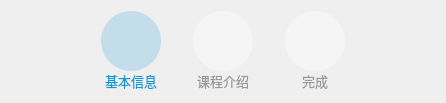
          <widget class="QFrame" name="frame">
           <property name="minimumSize">
            <size>
             <width>0</width>
             <height>100</height>
            </size>
           </property>
           <property name="styleSheet">
            <string notr="true">QFrame {
	border-bottom: 1px solid #E8ECEC;
	border-radius: 0px;
}</string>
           </property>
           <property name="frameShape">
            <enum>QFrame::StyledPanel</enum>
           </property>
           <property name="frameShadow">
            <enum>QFrame::Raised</enum>
           </property>
           <layout class="QGridLayout" name="gridLayout_8">
            <item row="0" column="1">
             <widget class="QFrame" name="frame_3">
              <property name="minimumSize">
               <size>
                <width>80</width>
                <height>80</height>
               </size>
              </property>
              <property name="maximumSize">
               <size>
                <width>80</width>
                <height>80</height>
               </size>
              </property>
              <property name="styleSheet">
               <string notr="true">QFrame {
	border: none;
}</string>
              </property>
              <property name="frameShape">
               <enum>QFrame::StyledPanel</enum>
              </property>
              <property name="frameShadow">
               <enum>QFrame::Raised</enum>
              </property>
              <layout class="QGridLayout" name="gridLayout_5">
               <property name="leftMargin">
                <number>0</number>
               </property>
               <property name="topMargin">
                <number>0</number>
               </property>
               <property name="rightMargin">
                <number>0</number>
               </property>
               <property name="bottomMargin">
                <number>0</number>
               </property>
               <property name="spacing">
                <number>0</number>
               </property>
               <item row="0" column="0">
                <widget class="QFrame" name="basic_logo_frame">
                 <property name="minimumSize">
                  <size>
                   <width>60</width>
                   <height>60</height>
                  </size>
                 </property>
                 <property name="maximumSize">
                  <size>
                   <width>60</width>
                   <height>60</height>
                  </size>
                 </property>
                 <property name="styleSheet">
                  <string notr="true">QFrame {
	background: rgba(18, 150, 214, 50);
	border-radius: 30px;
	border: none;
}</string>
                 </property>
                 <property name="frameShape">
                  <enum>QFrame::StyledPanel</enum>
                 </property>
                 <property name="frameShadow">
                  <enum>QFrame::Raised</enum>
                 </property>
                 <layout class="QGridLayout" name="gridLayout_16">
                  <item row="0" column="0">
                   <widget class="QLabel" name="label_13">
                    <property name="minimumSize">
                     <size>
                      <width>25</width>
                      <height>25</height>
                     </size>
                    </property>
                    <property name="maximumSize">
                     <size>
                      <width>25</width>
                      <height>25</height>
                     </size>
                    </property>
                    <property name="styleSheet">
                     <string notr="true">background: none;
border: none;</string>
                    </property>
                    <property name="text">
                     <string/>
                    </property>
                    <property name="pixmap">
                     <pixmap resource="../../Status.qrc">:/pic/Resources/material/pic/basic.png</pixmap>
                    </property>
                    <property name="scaledContents">
                     <bool>true</bool>
                    </property>
                   </widget>
                  </item>
                 </layout>
                </widget>
               </item>
               <item row="1" column="0">
                <widget class="QLabel" name="label">
                 <property name="sizePolicy">
                  <sizepolicy hsizetype="Preferred" vsizetype="Fixed">
                   <horstretch>0</horstretch>
                   <verstretch>0</verstretch>
                  </sizepolicy>
                 </property>
                 <property name="font">
                  <font>
                   <family>微软雅黑</family>
                   <pointsize>10</pointsize>
                  </font>
                 </property>
                 <property name="styleSheet">
                  <string notr="true">color: #1296d6;</string>
                 </property>
                 <property name="text">
                  <string>基本信息</string>
                 </property>
                 <property name="alignment">
                  <set>Qt::AlignCenter</set>
                 </property>
                </widget>
               </item>
              </layout>
             </widget>
            </item>
            <item row="0" column="4">
             <widget class="Line" name="line_2">
              <property name="orientation">
               <enum>Qt::Horizontal</enum>
              </property>
             </widget>
            </item>
            <item row="0" column="2">
             <widget class="Line" name="line_1">
              <property name="styleSheet">
               <string notr="true">background: rgba(18, 150, 214, 50);</string>
              </property>
              <property name="orientation">
               <enum>Qt::Horizontal</enum>
              </property>
             </widget>
            </item>
            <item row="0" column="5">
             <widget class="QFrame" name="frame_6">
              <property name="minimumSize">
               <size>
                <width>80</width>
                <height>80</height>
               </size>
              </property>
              <property name="maximumSize">
               <size>
                <width>80</width>
                <height>80</height>
               </size>
              </property>
              <property name="styleSheet">
               <string notr="true">QFrame {
	border: none;
}</string>
              </property>
              <property name="frameShape">
               <enum>QFrame::StyledPanel</enum>
              </property>
              <property name="frameShadow">
               <enum>QFrame::Raised</enum>
              </property>
              <layout class="QGridLayout" name="gridLayout_7">
               <property name="leftMargin">
                <number>0</number>
               </property>
               <property name="topMargin">
                <number>0</number>
               </property>
               <property name="rightMargin">
                <number>0</number>
               </property>
               <property name="bottomMargin">
                <number>0</number>
               </property>
               <property name="spacing">
                <number>0</number>
               </property>
               <item row="1" column="0">
                <widget class="QLabel" name="finish_title">
                 <property name="sizePolicy">
                  <sizepolicy hsizetype="Preferred" vsizetype="Fixed">
                   <horstretch>0</horstretch>
                   <verstretch>0</verstretch>
                  </sizepolicy>
                 </property>
                 <property name="font">
                  <font>
                   <family>微软雅黑</family>
                   <pointsize>10</pointsize>
                  </font>
                 </property>
                 <property name="styleSheet">
                  <string notr="true">color: #999999;</string>
                 </property>
                 <property name="text">
                  <string>完成</string>
                 </property>
                 <property name="alignment">
                  <set>Qt::AlignCenter</set>
                 </property>
                </widget>
               </item>
               <item row="0" column="0">
                <widget class="QFrame" name="finish_logo_frame">
                 <property name="minimumSize">
                  <size>
                   <width>60</width>
                   <height>60</height>
                  </size>
                 </property>
                 <property name="maximumSize">
                  <size>
                   <width>60</width>
                   <height>60</height>
                  </size>
                 </property>
                 <property name="styleSheet">
                  <string notr="true">QFrame {
	background: #f5f5f5;
	border-radius: 30px;
	border: none;
}</string>
                 </property>
                 <property name="frameShape">
                  <enum>QFrame::StyledPanel</enum>
                 </property>
                 <property name="frameShadow">
                  <enum>QFrame::Raised</enum>
                 </property>
                 <layout class="QGridLayout" name="gridLayout_17">
                  <item row="0" column="0">
                   <widget class="QLabel" name="finish_pic">
                    <property name="minimumSize">
                     <size>
                      <width>25</width>
                      <height>25</height>
                     </size>
                    </property>
                    <property name="maximumSize">
                     <size>
                      <width>25</width>
                      <height>25</height>
                     </size>
                    </property>
                    <property name="styleSheet">
                     <string notr="true">background: none;
border: none;</string>
                    </property>
                    <property name="text">
                     <string/>
                    </property>
                    <property name="pixmap">
                     <pixmap resource="../../Status.qrc">:/pic/Resources/material/pic/complete.png</pixmap>
                    </property>
                    <property name="scaledContents">
                     <bool>true</bool>
                    </property>
                   </widget>
                  </item>
                 </layout>
                </widget>
               </item>
              </layout>
             </widget>
            </item>
            <item row="0" column="0">
             <spacer name="horizontalSpacer">
              <property name="orientation">
               <enum>Qt::Horizontal</enum>
              </property>
              <property name="sizeType">
               <enum>QSizePolicy::Fixed</enum>
              </property>
              <property name="sizeHint" stdset="0">
               <size>
                <width>80</width>
                <height>20</height>
               </size>
              </property>
             </spacer>
            </item>
            <item row="0" column="6">
             <spacer name="horizontalSpacer_2">
              <property name="orientation">
               <enum>Qt::Horizontal</enum>
              </property>
              <property name="sizeType">
               <enum>QSizePolicy::Fixed</enum>
              </property>
              <property name="sizeHint" stdset="0">
               <size>
                <width>80</width>
                <height>20</height>
               </size>
              </property>
             </spacer>
            </item>
            <item row="0" column="3">
             <widget class="QFrame" name="frame_4">
              <property name="minimumSize">
               <size>
                <width>80</width>
                <height>80</height>
               </size>
              </property>
              <property name="maximumSize">
               <size>
                <width>80</width>
                <height>80</height>
               </size>
              </property>
              <property name="styleSheet">
               <string notr="true">QFrame {
	border: none;
}</string>
              </property>
              <property name="frameShape">
               <enum>QFrame::StyledPanel</enum>
              </property>
              <property name="frameShadow">
               <enum>QFrame::Raised</enum>
              </property>
              <layout class="QGridLayout" name="gridLayout_6">
               <property name="leftMargin">
                <number>0</number>
               </property>
               <property name="topMargin">
                <number>0</number>
               </property>
               <property name="rightMargin">
                <number>0</number>
               </property>
               <property name="bottomMargin">
                <number>0</number>
               </property>
               <property name="spacing">
                <number>0</number>
               </property>
               <item row="0" column="0">
                <widget class="QFrame" name="intro_logo_frame">
                 <property name="minimumSize">
                  <size>
                   <width>60</width>
                   <height>60</height>
                  </size>
                 </property>
                 <property name="maximumSize">
                  <size>
                   <width>60</width>
                   <height>60</height>
                  </size>
                 </property>
                 <property name="styleSheet">
                  <string notr="true">QFrame {
	background: #f5f5f5;
	border-radius: 30px;
	border: none;
}</string>
                 </property>
                 <property name="frameShape">
                  <enum>QFrame::StyledPanel</enum>
                 </property>
                 <property name="frameShadow">
                  <enum>QFrame::Raised</enum>
                 </property>
                 <layout class="QGridLayout" name="gridLayout_18">
                  <item row="0" column="0">
                   <widget class="QLabel" name="intro_pic">
                    <property name="minimumSize">
                     <size>
                      <width>25</width>
                      <height>25</height>
                     </size>
                    </property>
                    <property name="maximumSize">
                     <size>
                      <width>25</width>
                      <height>25</height>
                     </size>
                    </property>
                    <property name="styleSheet">
                     <string notr="true">background: none;
border: none;</string>
                    </property>
                    <property name="text">
                     <string/>
                    </property>
                    <property name="pixmap">
                     <pixmap resource="../../Status.qrc">:/pic/Resources/material/pic/introduction.png</pixmap>
                    </property>
                    <property name="scaledContents">
                     <bool>true</bool>
                    </property>
                   </widget>
                  </item>
                 </layout>
                </widget>
               </item>
               <item row="1" column="0">
                <widget class="QLabel" name="intro_title">
                 <property name="sizePolicy">
                  <sizepolicy hsizetype="Preferred" vsizetype="Fixed">
                   <horstretch>0</horstretch>
                   <verstretch>0</verstretch>
                  </sizepolicy>
                 </property>
                 <property name="font">
                  <font>
                   <family>微软雅黑</family>
                   <pointsize>10</pointsize>
                  </font>
                 </property>
                 <property name="styleSheet">
                  <string notr="true">color: #999999;</string>
                 </property>
                 <property name="text">
                  <string>课程介绍</string>
                 </property>
                 <property name="alignment">
                  <set>Qt::AlignCenter</set>
                 </property>
                </widget>
               </item>
              </layout>
             </widget>
            </item>
           </layout>
          </widget>
